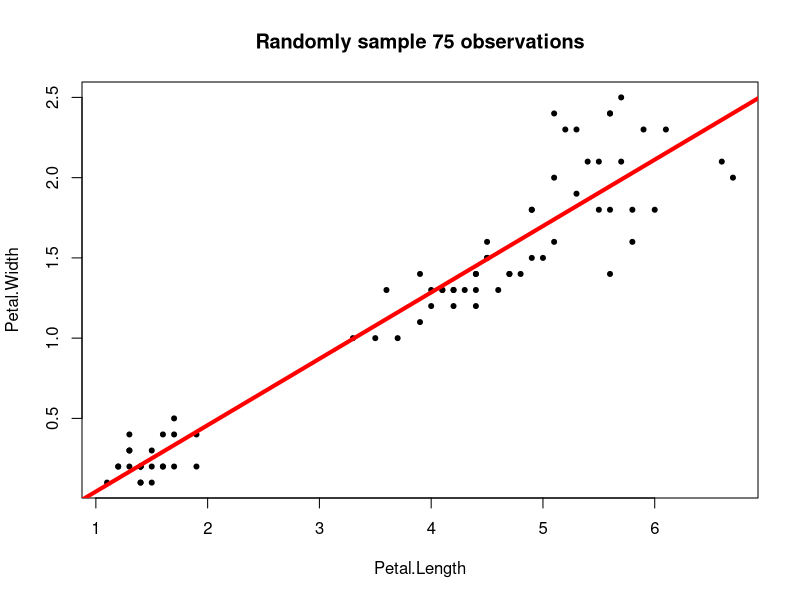
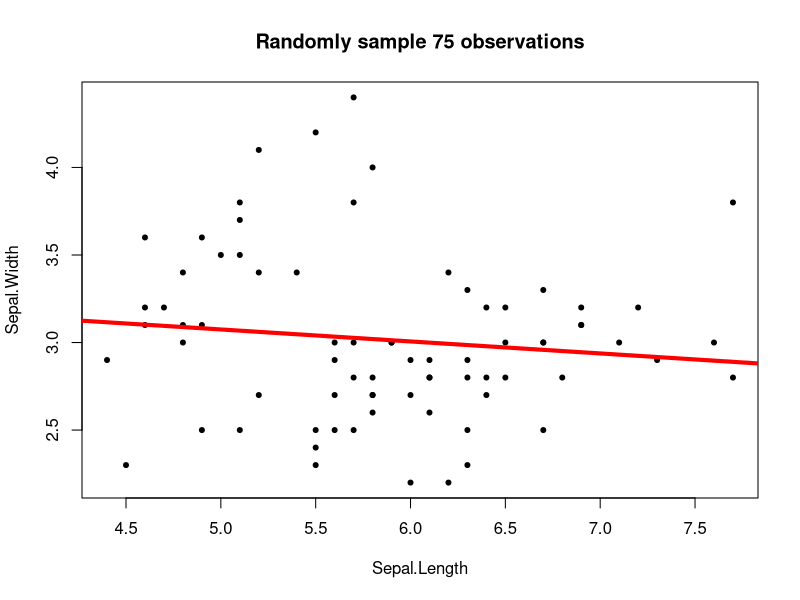

Recreate these plots in R, in order.
## ---- chunk 1
knitr::opts_chunk$set(echo = FALSE)
## ---- chunk 2
newiris <- iris[sample(dim(iris)[1], 75), ]
fit <- lm(Petal.Width ~ Petal.Length, data = newiris)
with(newiris, plot(Petal.Length, Petal.Width, pch = 20, main = "Randomly sample 75 observations"))
abline(fit, col = "red", lwd = 4)
## ---- chunk 3
newiris <- iris[sample(dim(iris)[1], 75), ]
fit <- lm(Sepal.Width ~ Sepal.Length, data = newiris)
with(newiris, plot(Sepal.Length, Sepal.Width, pch = 20, main = "Randomly sample 75 observations"))
abline(fit, col = "red", lwd = 4)
